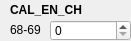
      <widget class="QWidget" name="widget_14" native="true">
       <property name="geometry">
        <rect>
         <x>140</x>
         <y>100</y>
         <width>131</width>
         <height>41</height>
        </rect>
       </property>
       <widget class="QLabel" name="label_498">
        <property name="geometry">
         <rect>
          <x>10</x>
          <y>0</y>
          <width>111</width>
          <height>20</height>
         </rect>
        </property>
        <property name="font">
         <font>
          <weight>75</weight>
          <bold>true</bold>
         </font>
        </property>
        <property name="text">
         <string>CAL_EN_CH </string>
        </property>
       </widget>
       <widget class="QLabel" name="addr_CAL_EN_CH_10bit">
        <property name="geometry">
         <rect>
          <x>10</x>
          <y>20</y>
          <width>101</width>
          <height>20</height>
         </rect>
        </property>
        <property name="text">
         <string>68-69</string>
        </property>
       </widget>
       <widget class="QSpinBox" name="spinBox_CAL_EN_CH">
        <property name="geometry">
         <rect>
          <x>50</x>
          <y>20</y>
          <width>81</width>
          <height>21</height>
         </rect>
        </property>
        <property name="maximum">
         <number>1023</number>
        </property>
        <property name="displayIntegerBase">
         <number>2</number>
        </property>
       </widget>
      </widget>
